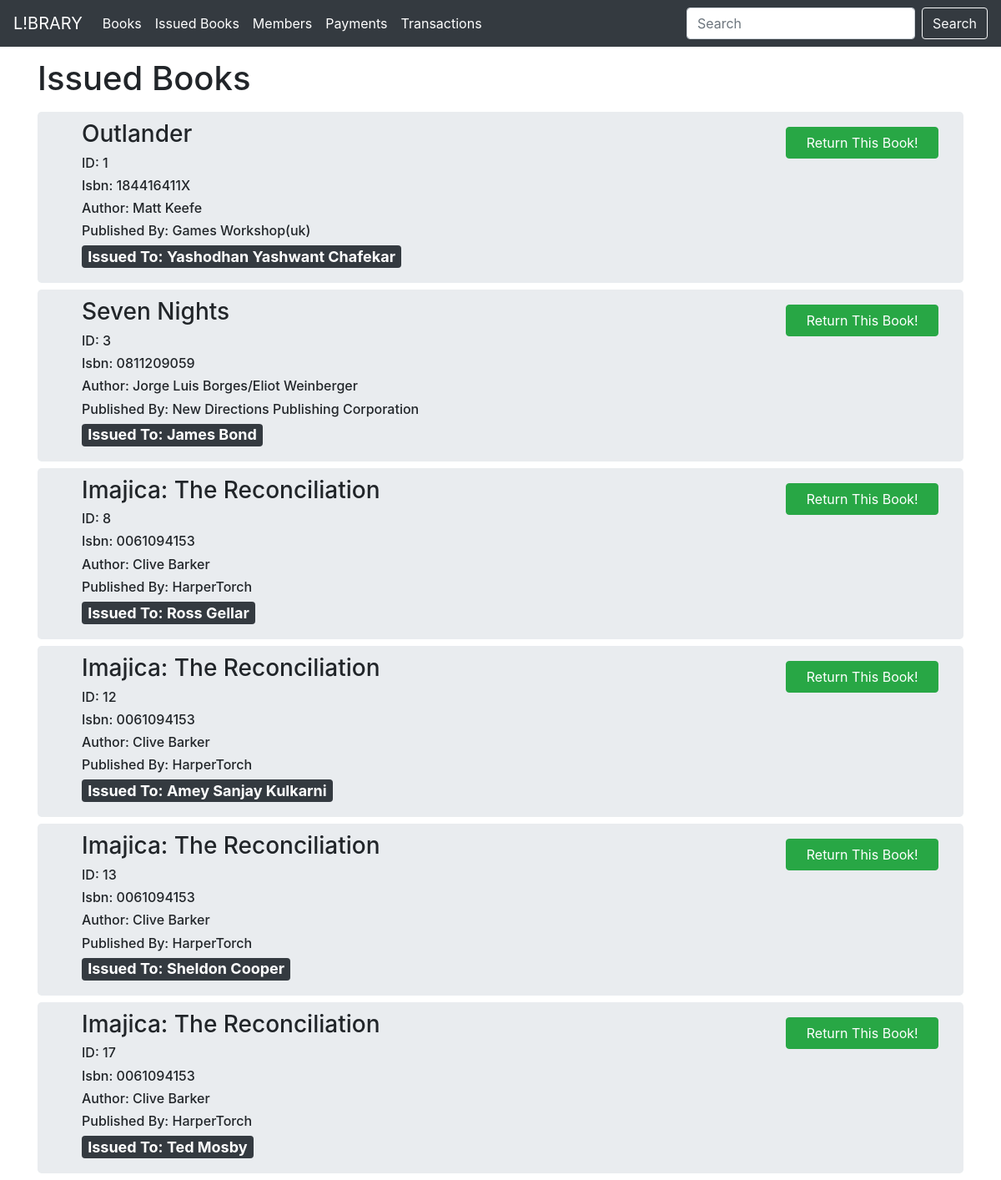
The app's page /issued_book/ with its own data.
### Library/models.py (models this page shows)
class Book(db.Model):
    id = db.Column(db.Integer, primary_key=True)
    name = db.Column(db.String(100))
    isbn = db.Column(db.String(20))
    author = db.Column(db.String(100))
    publisher = db.Column(db.String(100))
    issued = db.Column(db.Boolean, default=False )

class Member(db.Model):
    id = db.Column(db.Integer, primary_key=True)
    fullname = db.Column(db.String(100))
    email = db.Column(db.String(100))
    phone = db.Column(db.String(13))
    debt = db.Column(db.Integer)
    has_book = db.Column(db.Boolean, default=False )

### Library/books.py (the view, shortened to what this page needs)
@books.route('/issued_book/', methods=['GET','POST'])
def issued_books():
    members = []
    books=[]
    book = Book.query.all()
    for i in book:
        if i.issued:
            books.append(i)
    for i in books:
        id = i.id
        transaction = Trasaction.query.filter_by(book_id=id, returned_date=None).first()
        member = transaction.member_id
        m = Member.query.get(member)
        if m:
            members.append(m.fullname)
        else:
            members.append("NA")
    data = (books,members)
    return render_template('issued_books.html',data=data)

### Library/templates/issued_books.html (shortened to what this page needs)
{% extends 'base.html' %}
{% block search %}
<form action="/issued_book" method="post" class="form-inline my-2 my-lg-0">
    <input class="form-control mr-sm-2" name="search_input" type="search" placeholder="Search" aria-label="Search">
    <input class="btn btn-outline-light my-2 my-sm-0" type="submit" value="Search">
  </form>
{% endblock %}
{% block body %}
<div style="text-align:center; display: flex; flex-direction: row; align-items:center">
    <div style="flex:16; text-align:left ">
        <h1>Issued Books</h1>
    </div>
</div>
    {% for book in data[0] %}
    {% if book.issued %}
    <div class ="container jumbotron my-2 " style="display:flex; flex-direction:row; justify-content:space-between; padding: 10px 30px 10px 30px;">
        <div  id="{{book.id}}" class="container mx-2" style="flex:9;">
            <h3>{{book.name}}</h3>
            <h6>ID: {{book.id}}</h6>
            <h6>Isbn: {{book.isbn}}</h6>
            <h6>Author: {{book.author}}</h6>
            <h6>Published By: {{book.publisher}}</h6>
            <h3 class="badge bg-dark" style="color:white ; font-size: large;">Issued To: {{ data[1][loop.index-1]}}</h3>
        </div>
        <div style="flex:2; text-align: center;" >
                    <div class="my-2" >
                        <button type="button" class="btn btn-success" data-bs-toggle="modal" data-bs-target="#exampleModal-{{book.id}}" style="width:100% ;">
                           Return This Book!
                        </button>
                    </div>
        </div>
    </div>
    {% endif %}
    {% endfor %}
{% endblock %}

### records on screen
Book: name "Outlander", id "1", isbn "184416411X", author "Matt Keefe", publisher "Games Workshop(uk)"
Member: fullname "Yashodhan Yashwant Chafekar"
Book: name "Seven Nights", id "3", isbn "0811209059", author "Jorge Luis Borges/Eliot Weinberger", publisher "New Directions Publishing Corporation"
Member: fullname "James Bond"
Book: name "Imajica: The Reconciliation", id "8", isbn "0061094153", author "Clive Barker", publisher "HarperTorch"
Member: fullname "Ross Gellar"
Book: name "Imajica: The Reconciliation", id "12", isbn "0061094153", author "Clive Barker", publisher "HarperTorch"
Member: fullname "Amey Sanjay Kulkarni"
Book: name "Imajica: The Reconciliation", id "13", isbn "0061094153", author "Clive Barker", publisher "HarperTorch"
Member: fullname "Sheldon Cooper"
Book: name "Imajica: The Reconciliation", id "17", isbn "0061094153", author "Clive Barker", publisher "HarperTorch"
Member: fullname "Ted Mosby"
